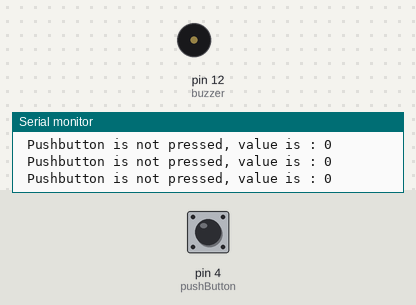
Recording of a sketch running on a simulated Arduino Uno, built with avr-gcc and run on an emulated ATmega328P. On the bench: buzzer (waves = sounding, pin HIGH), the last lines printed to the serial monitor. The test bench sets the inputs (shaded band); at power-on: pin 4 (pushButton) LOW.

Above: at 1.2 s.
1.3 s: pin 4 (pushButton) pulled HIGH for 0.15 s
At 1.42 s:
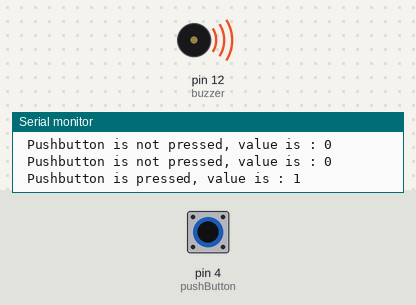
2.9 s: pin 4 (pushButton) pulled HIGH for 1 s
At 4.7 s:
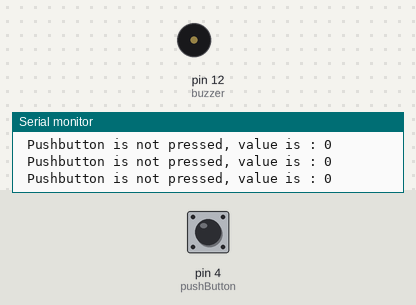
6.9 s: pin 4 (pushButton) pulsed HIGH 2 times (0.12 s each, 0.3 s apart)
At 7.28 s:
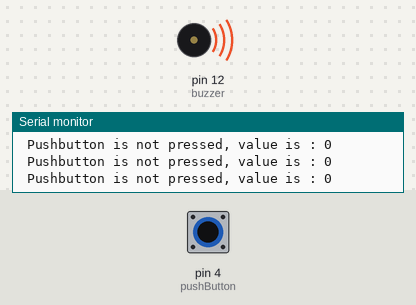
10.5 s: pin 4 (pushButton) driven HIGH
At 11.7 s:
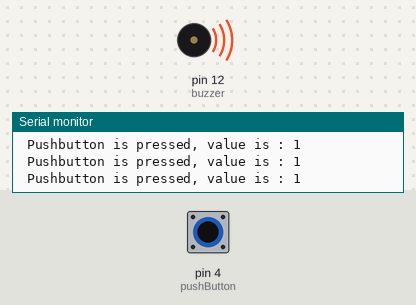
13.5 s: pin 4 (pushButton) driven LOW
At 13.9 s:
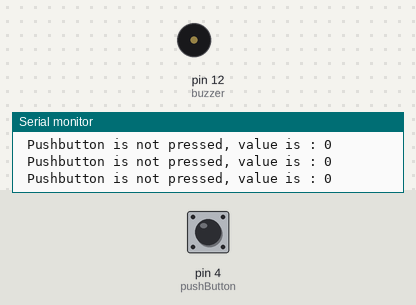
Timing chart, 0 to 16.5 s (numbered marks = the images above; inputs shaded):
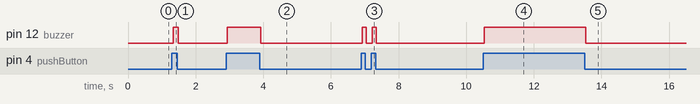

Measured:
- after the input at 1.3 s, pin 12 (buzzer): LOW → HIGH at once, → LOW 0.16 s later
- after the input at 2.9 s, pin 12 (buzzer): LOW → HIGH at once, → LOW 0.99 s later
- after the input at 6.9 s, pin 12 (buzzer): alternates HIGH for 0.12 s and LOW for 0.17 s, 4 changes in all, then stays LOW, starting at once
- after the input at 10.5 s, pin 12 (buzzer): LOW → HIGH at once
- after the input at 13.5 s, pin 12 (buzzer): HIGH → LOW at once

The sketch:

Buzzer_with_pushbutton.ino
```cpp
int pushButton = 4;
int buzzer=12;   // digital pin 3 has LED attached to it
// the setup routine runs once when you press reset:
void setup(){

Serial.begin(9600);// initialize serial communication at 9600 bits per second:
pinMode(pushButton, INPUT);// make the pushbutton's pin an input:
pinMode(buzzer,OUTPUT); // make the LED pin an output
}

// the loop routine runs over and over again forever:
void loop() {

  int buttonState = digitalRead(pushButton);// read the input pin and save it variable named buttonState

  if (buttonState==HIGH)// when the pushbutton is pressed
  {
    digitalWrite(buzzer,HIGH); // Sending HIGH Signal to LED
    Serial.print (" Pushbutton is pressed, value is : ");
  Serial.println(buttonState);// print out the state of the button:
  }
  else
  {
    digitalWrite(buzzer,LOW); // Sending LOW signal to LED
    Serial.print (" Pushbutton is not pressed, value is : ");
  Serial.println(buttonState);// print out the state of the button:
  }
  delay(1);        // delay in between reads for stability
}
```
